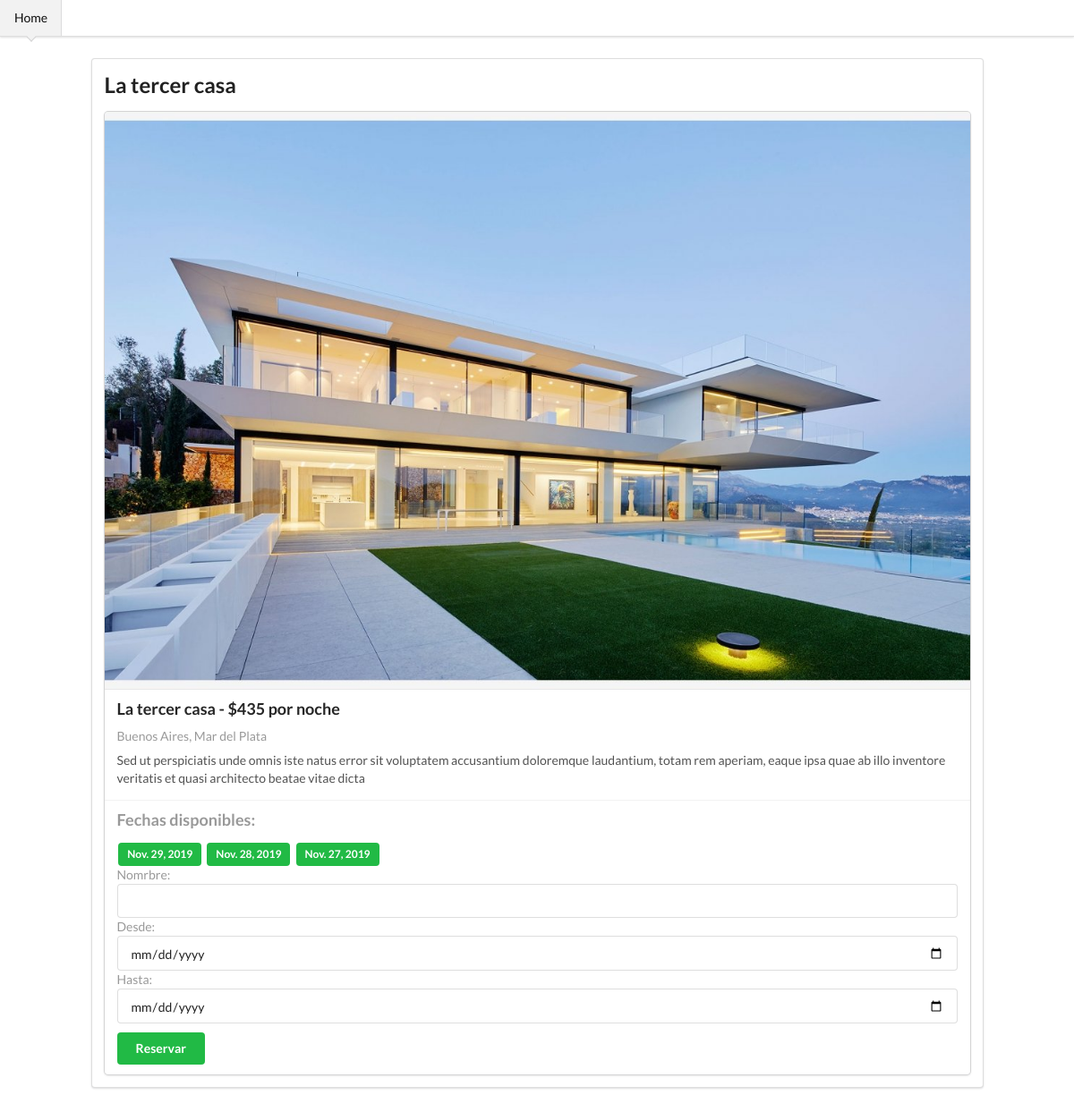
The app's page /info/9 with its own data.
### reserva/models.py (models this page shows, shortened)
class RealState(models.Model):
    name = models.CharField(max_length=50)
    description = models.CharField(max_length=200)
    price = models.IntegerField()
    capacity = models.IntegerField()
    city = models.ForeignKey(City, null=True, on_delete=models.SET_NULL)
    owner = models.ForeignKey(User, null=False, on_delete=models.SET('null'))
    image = models.ImageField(upload_to='images/', null=True)

class City(models.Model):
    name = models.CharField(max_length=50)
    province = models.CharField(max_length=50)

class RentDate(models.Model):
    date = models.DateField()
    RealState = models.ForeignKey(RealState, null=False, on_delete=models.SET('null'), related_name='rents')
    reservation = models.ForeignKey(Reservation, null=True, blank=True, default=None, on_delete=models.SET('null'), related_name='rents')

### reserva/views.py (the view)
# urls.py: path('info/<int:id>',views.info,name='info'),
def info(request,id=0):
    realState = RealState.objects.get(pk=id)
    availableDates = get_dates_available(id)
    is_reserved = False
    err = False
    if request.method == "POST":
        form = ReserveForm(request.POST)
        if form.is_valid():
            dateFrom = form.cleaned_data['Desde']
            dateTo = form.cleaned_data['Hasta']
            requiredDates= fechas_requeridas(dateFrom,dateTo)
            if is_available(requiredDates, availableDates):
                reser = Reservation()
                reser.name = form.cleaned_data['Nomrbre']
                reser.code = randrange(20000)
                reser.total = len(requiredDates)* (realState.price * 1.08)
                reser.save()
                for requiredDate in requiredDates:
                    print(requiredDate)
                    rentDate = RentDate.objects.filter(date=requiredDate, reservation=None)
                    rentDate.update(reservation=reser)
                availableDates = get_dates_available(id)
                form = ReserveForm()
                is_reserved = True
            else:
                err = True
    else:
        form = ReserveForm()
    return render(request, 'info.html', {'realState': realState, 'form': form, 'availableDates': availableDates, 'isReserved': is_reserved, 'err': err})

### reserva/forms.py
class ReserveForm(forms.Form):
    Nomrbre = forms.CharField(max_length=100)
    Desde = forms.DateField(widget=DateInput)
    Hasta = forms.DateField(widget=DateInput)

### reserva/views.py (called while the page is built)
def get_dates_available(id):
    rentdates_available = RentDate.objects.filter(RealState__id=id, reservation = None)
    date_list = rentdates_available.all()
    dates_peladas = set()
    for fecha in date_list:
        dates_peladas.add(fecha.date)
    return dates_peladas

### reserva/templates/info.html (shortened to what this page needs)
<!DOCTYPE html>
<html lang="en">
  <head>
    <link
      rel="stylesheet"
      href="https://cdnjs.cloudflare.com/ajax/libs/semantic-ui/2.4.1/semantic.min.css"
    />
  </head>
  <body>
    <div class="ui top fixed pointing menu">
      <a href="../../" class="active item">
        Home
      </a>
    </div>
    <div class="ui container" style="padding:65px">
      <div class="ui segment">
        <h2>{{realState.name}}</h2>
        <div class="ui centered fluid card">
          <div class="image">
            <img src="{{realState.image.url}}" />
          </div>
          <div class="content">
            <p class="header">
              {{realState.name}} - ${% widthratio realState.price 0.92 1 %} por noche
            </p>
            <div class="meta">
              <p>{{realState.city.province}}, {{realState.city.name}}</p>
            </div>
            <div class="description">
              {{realState.description}}
            </div>
          </div>
          <div class="extra content">
            <h3>Fechas disponibles:</h3>
              {% for fecha in availableDates %}
            <div class="ui green label">
              <div>{{ fecha }}</div>
            </div>
            {% endfor %}
            {% if availableDates|length > 0 %}
            <form method="POST" class="post-form ui form">
              {% csrf_token %} {{ form }}
              <button type="submit" style="margin-top: 10px;" class="ui green button">Reservar</button>
            </form>
            {% endif %}
          </div>
        </div>
      </div>
    </div>
  </body>
</html>

### records on screen
RealState: name "La tercer casa", image (picture), price "435", city.province "Buenos Aires", city.name "Mar del Plata", description "Sed ut perspiciatis unde omnis iste natus error sit voluptatem accusantium doloremque laudantium, totam rem aperiam, eaque ipsa quae ab illo inventore veritatis et quasi architecto beatae vitae dicta"
RentDate: availableDates "Nov. 29, 2019"
RentDate: availableDates "Nov. 28, 2019"
RentDate: availableDates "Nov. 27, 2019"
